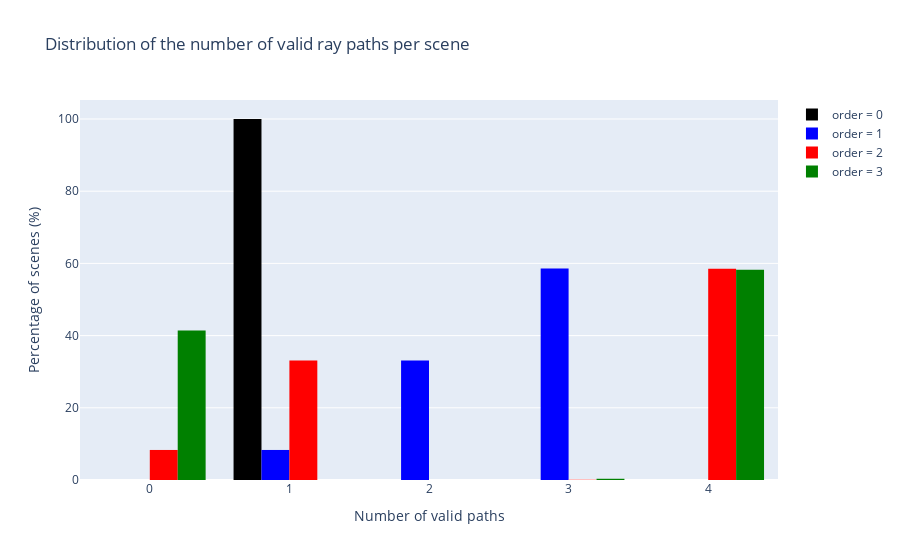

The notebook cell saved with this chart:
### Markdown cell above
We then collect some statistics about the scenes we are training on.

### Code cell
key_stats = jr.key(1234)

scenes = train_dataloader(key=key_stats)

num_valid_paths = defaultdict(list)  # Number of valid paths
num_total_paths = defaultdict(list)  # Total number of path (candidates)

colors = {0: "black", 1: "blue", 2: "red", 3: "green"}

for _ in trange(
    10_000,
    desc="Collecting statistics over many realisations",
    leave=False,
):
    scene = next(scenes)
    num_active_primitives = scene.mesh.num_active_primitives
    for order in colors:
        num_valid_paths[order].append(0)
        if order == 0:
            num_path_candidates = 1
        else:
            num_path_candidates = num_active_primitives * (
                num_active_primitives - 1
            ) ** (order - 1)
        num_total_paths[order].append(num_path_candidates)
        for paths in scene.compute_paths(order=order, chunk_size=100_000):
            num_valid_paths[order][-1] += paths.mask.sum()

fig = go.Figure()
for order in colors:
    print(f"\tStatistics for {order = }:")
    num_valid = jnp.array(num_valid_paths[order])
    num_total = jnp.array(num_total_paths[order])
    where = num_total != 0  # We discard rare cases without any candidate
    avg_total = int(num_total.mean(where=where))
    frac = float((num_valid / num_total).mean(where=where))
    frac_one = float((num_valid > 0).sum(where=where) / where.sum())
    print(
        f"\t- an average of {avg_total} path candidates exist;\n"
        f"\t- out of which {frac:.8%} of the paths are valid\n"
        f"\t- and {frac_one:.8%}% of the scenes contained at least one valid path."
    )
    fig.add_histogram(
        x=num_valid,
        histnorm="percent",
        name=f"{order = }",
        marker_color=colors[order],
    )

fig.update_layout(
    title="Distribution of the number of valid ray paths per scene",
    xaxis_title="Number of valid paths",
    yaxis_title="Percentage of scenes (%)",
)

### Figure 1 — Plotly figure (JSON) as saved in the notebook; plotly's stock layout.template omitted (floating-point values rounded to 4 significant figures; data arrays with more than 128 entries replaced by an {"elided": "..."} marker saying what was removed)
{"data": [{"histnorm": "percent", "marker": {"color": "black"}, "name": "order = 0", "type": "histogram", "x": {"elided": "10000 int values"}}, {"histnorm": "percent", "marker": {"color": "blue"}, "name": "order = 1", "type": "histogram", "x": {"elided": "10000 int values"}}, {"histnorm": "percent", "marker": {"color": "red"}, "name": "order = 2", "type": "histogram", "x": {"elided": "10000 int values"}}, {"histnorm": "percent", "marker": {"color": "green"}, "name": "order = 3", "type": "histogram", "x": {"elided": "10000 int values"}}], "layout": {"title": {"text": "Distribution of the number of valid ray paths per scene"}, "xaxis": {"title": {"text": "Number of valid paths"}}, "yaxis": {"title": {"text": "Percentage of scenes (%)"}}}}
